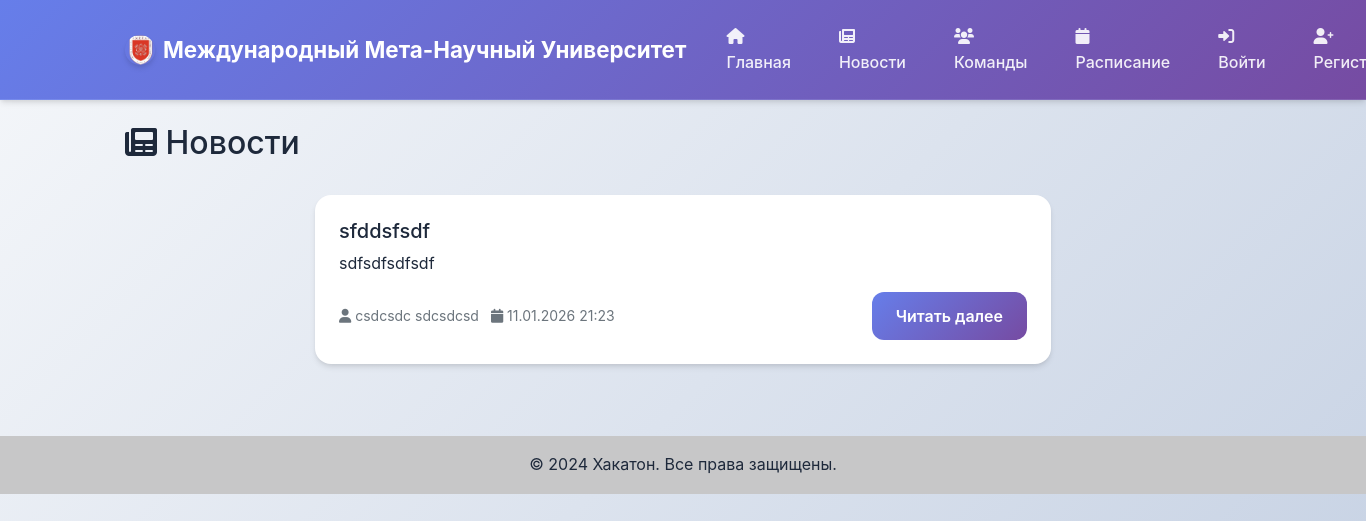
The page /news/ on the database as committed earlier.
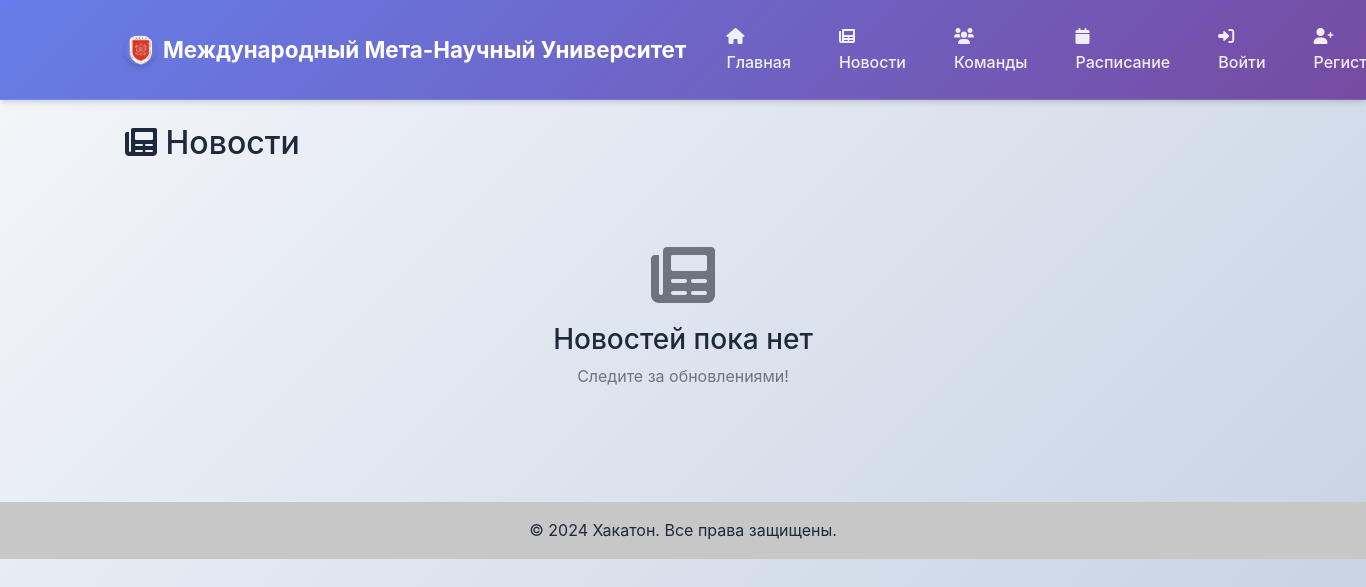
The same page on the database as committed later.
### news/models.py (models this page shows, shortened)
class News(models.Model):
    id = models.BigAutoField(primary_key=True)
    title = models.CharField(max_length=200)
    content = models.TextField()
    author = models.ForeignKey(settings.AUTH_USER_MODEL, on_delete=models.CASCADE)
    created_at = models.DateTimeField(auto_now_add=True)
    updated_at = models.DateTimeField(auto_now=True)
    is_published = models.BooleanField(default=True)
    image = models.ImageField(upload_to='news/', blank=True, null=True)
    class Meta:
        ordering = ['-created_at']

### accounts/models.py (models this page shows, shortened)
class User(AbstractUser):
    ROLE_CHOICES = [
        ('participant', 'Участник'),
        ('admin', 'Администратор'),
    ]
    role = models.CharField(max_length=20, choices=ROLE_CHOICES, default='participant')
    skills = models.TextField(blank=True, help_text="Навыки через запятую")
    about = models.TextField(blank=True, help_text="О себе")
    team = models.ForeignKey('teams.Team', on_delete=models.SET_NULL, null=True, blank=True, related_name='members')
    created_at = models.DateTimeField(auto_now_add=True)

### news/views.py (the view)
# urls.py: path('news/', views.NewsListView.as_view(), name='list'),
class NewsListView(ListView):
    model = News
    template_name = 'news/news_list.html'
    context_object_name = 'news_list'
    paginate_by = 10
    def get_queryset(self):
        return News.objects.filter(is_published=True).select_related('author')

### templates/news/news_list.html (shortened to what this page needs)
{% extends 'base.html' %}
{% load static %}
{% block content %}
<div class="d-flex justify-content-between align-items-center mb-4">
    <h2>
        <i class="fas fa-newspaper"></i> Новости
    </h2>
</div>
{% if news_list %}
    <div class="row">
        {% for news in news_list %}
            <div class="col-lg-8 offset-lg-2">
                <div class="card mb-4 news-card">
                    <div class="card-body">
                        <h5 class="card-title">{{ news.title }}</h5>
                        <p class="card-text">{{ news.content|truncatewords:50 }}</p>
                        <div class="d-flex justify-content-between align-items-center">
                            <small class="text-muted">
                                <i class="fas fa-user"></i> {{ news.author.get_full_name|default:news.author.username }}
                                <i class="fas fa-calendar ms-2"></i> {{ news.created_at|date:"d.m.Y H:i" }}
                            </small>
                            <a href="{% url 'news:detail' news.pk %}" class="btn btn-primary">
                                Читать далее
                            </a>
                        </div>
                    </div>
                </div>
            </div>
        {% endfor %}
    </div>
{% else %}
    <div class="text-center py-5">
        <i class="fas fa-newspaper fa-4x text-muted mb-3"></i>
        <h3>Новостей пока нет</h3>
        <p class="text-muted">Следите за обновлениями!</p>
    </div>
{% endif %}
{% endblock %}

Rows that differ between the two databases and show on the page:
removed News: title "sfddsfsdf", content "sdfsdfsdfsdf", author.get_full_name "csdcsdc sdcsdcsd", created_at "11.01.2026 21:23"
Other text that changed with them:
text now shown: "Новостей пока нет Следите за обновлениями!"
